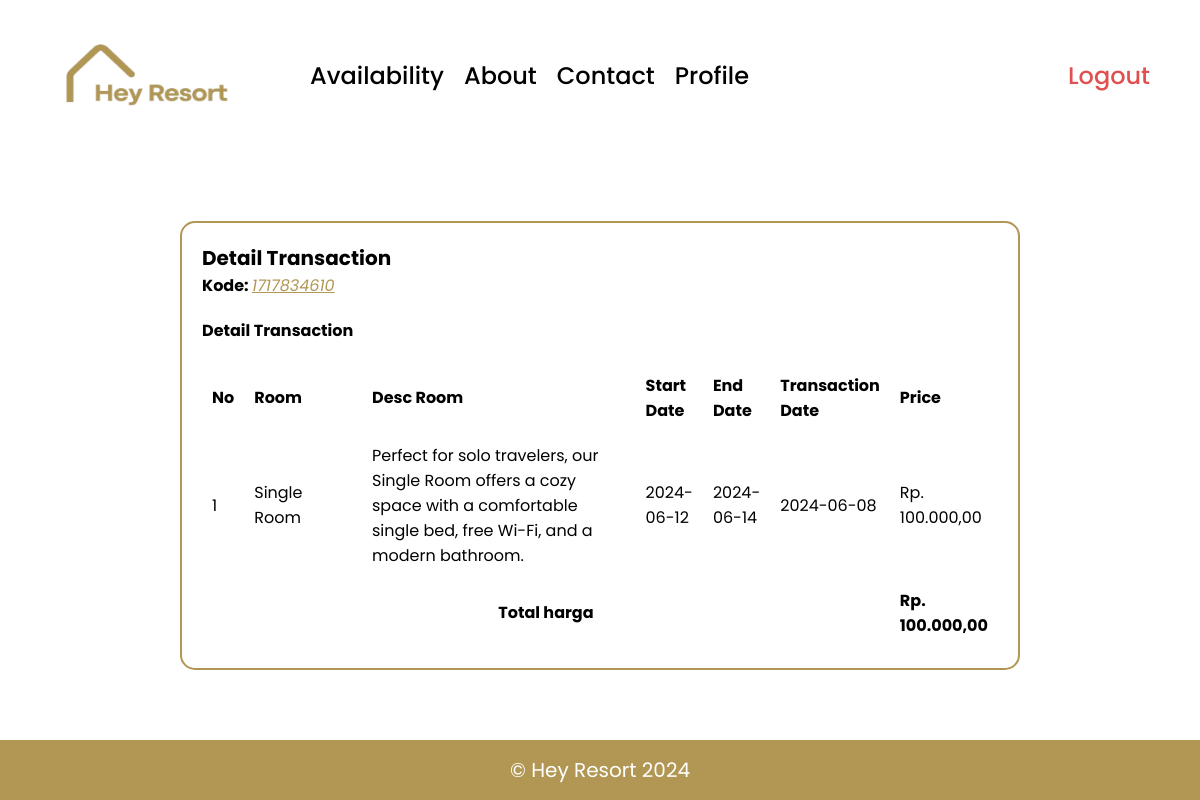
Screenshot of /src/pages/main_layout.php?page=detail-transaction&transaction_kode=1717834610 (signed in) with the database file from the repository.
### tables this page shows
CREATE TABLE `tbl_transactions` (
  `id_transaction` int NOT NULL,
  `id_room` int NOT NULL,
  `id_user` int NOT NULL,
  `transaction_date` date NOT NULL,
  `price` int NOT NULL,
  `start_date` date NOT NULL,
  `end_date` date NOT NULL,
  `transaction_kode` varchar(100) NOT NULL
);

CREATE TABLE `tbl_rooms` (
  `id_room` int NOT NULL,
  `type_rooms` enum('Single Room','Double Room','Suite','Studio','Deluxe Room','Executive Room') NOT NULL,
  `desk_room` varchar(500) NOT NULL,
  `price` int NOT NULL
);

### src/pages/detail_transaction.php (the view, shortened to what this page needs)
<?php
$kode = $_GET['transaction_kode'];
$kode = intval($kode);
$sql = "SELECT t.id_transaction, t.id_room, t.id_user, t.transaction_date, t.price AS transaction_price, t.start_date, t.end_date, t.transaction_kode, r.type_rooms, r.desk_room, r.price AS room_price,
        (SELECT SUM(t1.price) FROM tbl_transactions t1 WHERE t1.transaction_kode = t.transaction_kode) AS total_price
        FROM tbl_transactions t
        JOIN tbl_rooms r ON t.id_room = r.id_room
        WHERE t.transaction_kode = $kode";
$result = mysqli_query($conn, $sql);
$rows = [];
$total_price = 0;
while ($row = mysqli_fetch_assoc($result)) {
    $rows[] = $row;
    $total_price = $row['total_price'];
}
?>
<div style="width: 100%; height: 100vh; display: flex; justify-content: center; align-items: center;">
    <div style="border: 2px solid #B19753; width: 70%; height: auto; box-sizing: border-box; padding: 20px; border-radius: 15px;">
        <h1 style="font-size: 20px; font-weight: 700; text-transform: capitalize;">Detail Transaction</h1>
        <h1 style="font-size: 16px; font-weight: 700; text-transform: capitalize;">Kode: <span style="font-style: italic; font-weight: 400; text-decoration: underline; color: #B19753;"><?= htmlspecialchars($kode) ?></span></h1>
        <div>
            <h1 style="font-size: 16px; font-weight: 700; text-transform: capitalize; padding: 20px 0px;">Detail Transaction</h1>
            <table style="width: 100%; border-collapse: collapse;">
                <thead style="text-align: left;">
                    <tr>
                        <th style="padding: 10px; width: 5%;">No</th>
                        <th style="padding: 10px; width: 15%;">Room</th>
                        <th style="padding: 10px; width: 35%;">Desc Room</th>
                        <th style="padding: 10px;">Start Date</th>
                        <th style="padding: 10px;">End Date</th>
                        <th style="padding: 10px;">Transaction Date</th>
                        <th style="padding: 10px;">Price</th>
                    </tr>
                </thead>
                <tbody style="text-align: left;">
                    <?php
                    $index = 1;
                    foreach ($rows as $row) : ?>
                        <tr>
                            <td style="padding: 10px;"><?= $index++ ?></td>
                            <td style="padding: 10px;"><?= htmlspecialchars($row['type_rooms']) ?></td>
                            <td style="padding: 10px;"><?= htmlspecialchars($row['desk_room']) ?></td>
                            <td style="padding: 10px;"><?= htmlspecialchars($row['start_date']) ?></td>
                            <td style="padding: 10px;"><?= htmlspecialchars($row['end_date']) ?></td>
                            <td style="padding: 10px;"><?= htmlspecialchars($row['transaction_date']) ?></td>
                            <td style="padding: 10px;">Rp. <?= number_format($row["transaction_price"], 2, ',', '.') ?></td>
                        </tr>
                    <?php endforeach; ?>
                    <tr>
                        <td style="padding: 10px; font-weight: 700; text-align: center;" colspan="6">Total harga</td>
                        <td style="padding: 10px; font-weight: 700;">Rp. <?= number_format($total_price, 2, ',', '.') ?></td>
                    </tr>
                </tbody>
            </table>
        </div>
    </div>
</div>

### asset/css/main.css (style rules this page uses)
* { margin: 0; padding: 0; font-family: "Poppins", sans-serif; }
html { scroll-behavior: smooth; }
body { width: 100%; }

### rows the page displays
tbl_transactions: id_room.type_rooms "Single Room", id_room.desk_room "Perfect for solo travelers, our Single Room offers a cozy space with a comfortable single bed, free Wi-Fi, and a modern bathroom.", start_date "2024-06-12", end_date "2024-06-14", transaction_date "2024-06-08", price "100.000,00"

### other values shown
$kode "1717834610"
$total_price "100.000,00"
